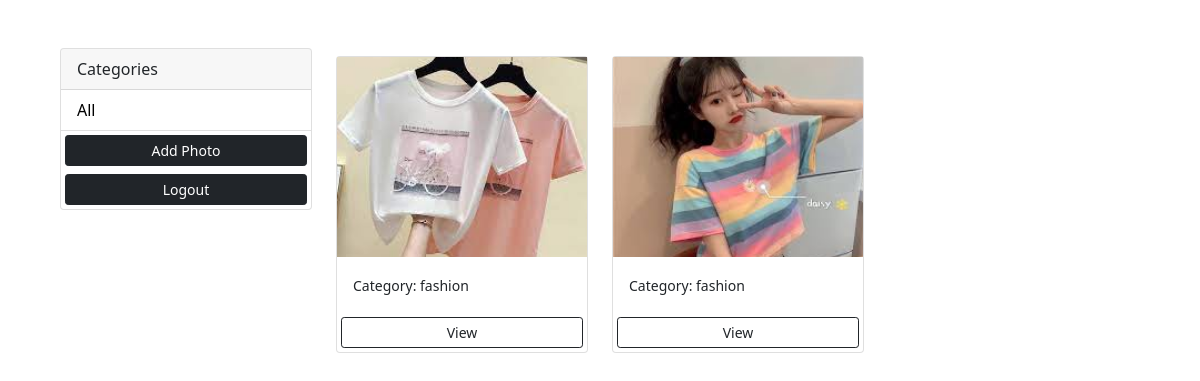
The page /category/fashion/ on the database its author committed.
### gallery/models.py (models this page shows, shortened)
class Photo(models.Model):
    name = models.CharField(_("name"), max_length=250)
    image = models.ImageField(_("image"), upload_to='photo/')
    category = models.ForeignKey("Category",  related_name="photo_category", verbose_name=_("category"), on_delete=models.CASCADE)
    desc = models.TextField(_("desc"))
    class Meta:
        verbose_name = _("Photo")
        verbose_name_plural = _("Photos")
    def get_absolute_url(self):
        return reverse("photo", kwargs={"id": self.id})

class Category(models.Model):
    name = models.CharField(_("name"), max_length=250)
    user = models.ForeignKey(User, related_name="category_user", verbose_name=_("user"), on_delete=models.CASCADE)
    class Meta:
        verbose_name = _("Category")
        verbose_name_plural = _("Categorys")

### gallery/views.py (the view)
# urls.py: path('category/<str:category>/', views.photo_by_category , name='photo_by_category'),
def photo_by_category(request , category):
    my_category = Category.objects.get(name=category)
    photo_category = Photo.objects.filter(category=my_category)
    context = {
        'photo_category':photo_category
    }
    return render(request , 'photo_by_category.html',context)

### templates/photo_by_category.html (shortened to what this page needs)
<!DOCTYPE html>
<html lang="en">
<head>
    <link href="https://cdn.jsdelivr.net/npm/bootstrap@5.0.0-beta1/dist/css/bootstrap.min.css" rel="stylesheet"
>
</head>
<body class="m-5">
    <div class="container">
        <div class="row">
            <div class="col-md-3">
                <div class="card">
                    <div class="card-header">
                        Categories
                    </div>
                    <ul class="list-group list-group-flush">
                        <li class="list-group-item">
                            <a href="#">All</a>
                        </li>
                        <a href="#" class="btn btn-dark btn-block btn-sm m-1">Add Photo</a>
                        <a href="#" class="btn btn-dark btn-block btn-sm m-1">Logout</a>
                    </ul>
                </div>
            </div>
            <div class="col-md-9">
                <div class="row">
                    {% for photo in photo_category %}
                    <div class="col-md-4">
                        <div class="card my-2">
                            <img class="image-thumbail" src="{{photo.image.url}}" alt="Card image cap">
                            <div class="card-body">
                                <small>Category: {{photo.category.name}}</small>
                            </div>
                            <a href="{{ photo.get_absolute_url }}" class="btn btn-outline-dark btn-sm m-1">View</a>
                        </div>
                    </div>
                    {% empty %}
                    <h3>No photos...</h3>
                    {% endfor %}
                </div>
            </div>
        </div>
    </div>
</body>
</html>

### templates/photo_by_category.html (style rules this page uses)
.image-thumbail { height: 200px; object-fit: cover; }
.list-group-item a { text-decoration: none; color: black; }

### rows shown on the page
Photo: image (picture), category.name "fashion"
Photo: image (picture), category.name "fashion"
